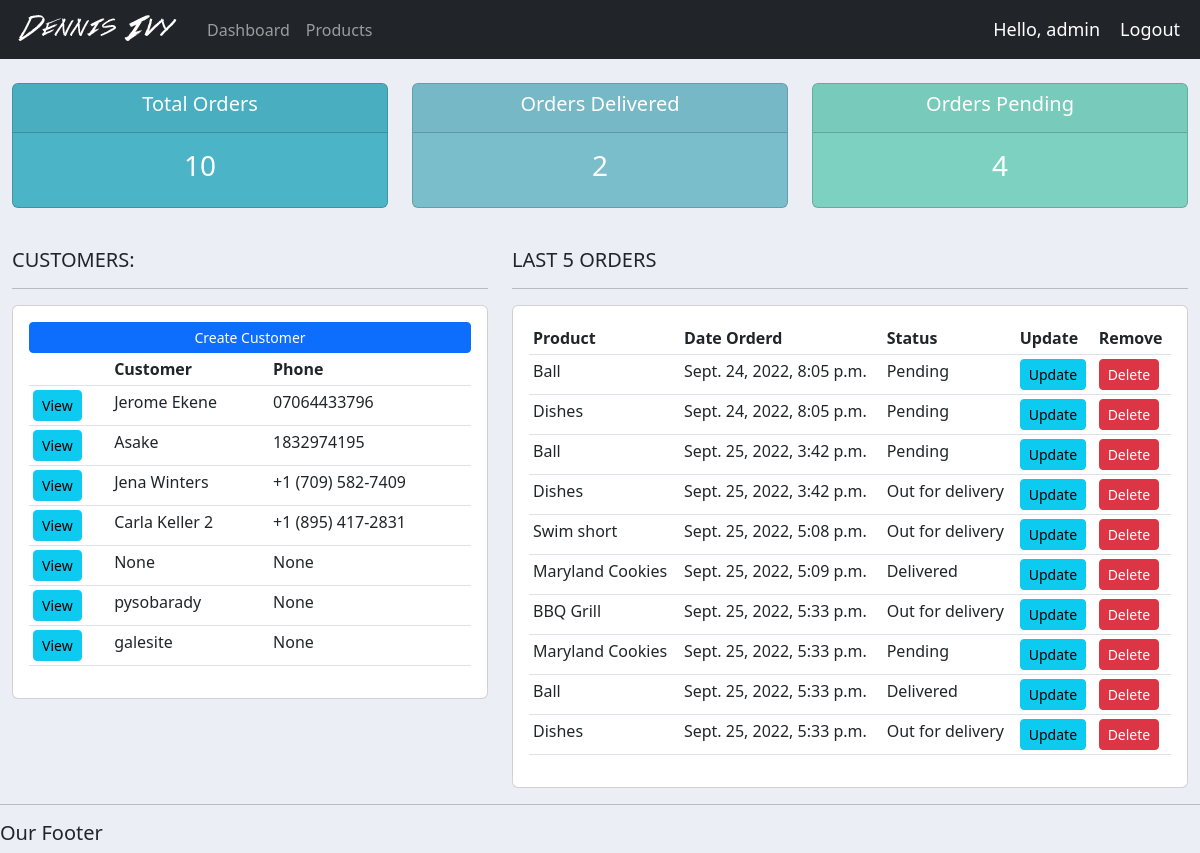
The app's page / (signed in) with its own data.
### accounts/models.py (models this page shows, shortened)
class Customer(models.Model):
  user = models.OneToOneField(User, null=True, blank=True, on_delete=models.CASCADE)
  name = models.CharField(max_length=200, null=True)
  phone = models.CharField(max_length=200, null=True)
  email = models.CharField(max_length=200, unique=True, null=True)
  profile_pic = models.ImageField(default="user.png", null=True, blank=True)
  date_created = models.DateTimeField(auto_now_add=True, null=True)

class Order(models.Model):
  STATUS = (
    ('Pending', 'Pending'),
    ('Out for delivery', 'Out for delivery'),
    ('Delivered', 'Delivered'),
  )
  customer = models.ForeignKey(Customer, null=True, on_delete=models.SET_NULL)
  product = models.ForeignKey(Product, null=True, on_delete=models.SET_NULL)
  status = models.CharField(max_length=200, null=True, choices=STATUS)
  date_created = models.DateTimeField(auto_now_add=True, null=True)
  note = models.CharField(max_length=255, null=True)

class Product(models.Model):
  CATEGORY = (
    ('Indoor', 'Indoor'),
    ('Out Door', 'Out Door'),
  )
  name = models.CharField(max_length=200, null=True)
  price = models.FloatField(null=True)
  category = models.CharField(max_length=200, null=True, choices=CATEGORY)
  description = models.CharField(max_length=200, null=True, blank=True)
  date_created = models.DateTimeField(auto_now_add=True, null=True)
  tags = models.ManyToManyField(Tag)
  def __str__(self):
    return self.name

### accounts/decorators.py (the view)
  def wrapper_function(request, *args, **kwargs):
    group = None
    if request.user.groups.exists():
      group = request.user.groups.all()[0].name
    if group == 'Customer':
      return redirect('user-page')
    if group == 'Admin' or 'admin':
      return view_func(request, *args, **kwargs)

### accounts/views.py (called while the page is built)
@login_required(login_url='login')
@admin_only
def home(request):
    orders = Order.objects.all()
    customers = Customer.objects.all()
    total_customers = customers.count()
    total_orders = orders.count()
    delivered = orders.filter(status="Delivered").count()
    pending = orders.filter(status="Pending").count()
    context = {
        'orders': orders,
        'customers': customers,
        'total_customers': total_customers,
        'total_orders': total_orders,
        'delivered': delivered,
        'pending': pending
    }
    return render(request, 'accounts/dashboard.html', context)

### accounts/templates/accounts/dashboard.html
{% extends 'accounts/main.html' %}
{% block content %}
{% include 'accounts/status.html'%}
<br>
<div class="row">
  <div class="col-md-5">
    <h5>CUSTOMERS:</h5>
    <hr>
    <div class="card card-body">
      <a class="btn btn-primary  btn-sm btn-block" href="">Create Customer</a>
      <table class="table table-sm">
        <tr>
          <th></th>
          <th>Customer</th>
          <th>Phone</th>
        </tr>
        {% for customer in customers %}
        <tr>
          <td><a class="btn btn-sm btn-info" href="{% url 'customer' customer.id%}">View</td>
          <td>{{customer.name}}</td>
          <td>{{customer.phone}}</td>
        </tr>
        {% endfor %}
      </table>
    </div>
  </div>
  <div class="col-md-7">
    <h5>LAST 5 ORDERS</h5>
    <hr>
    <div class="card card-body">
      <table class="table table-sm">
        <tr>
          <th>Product</th>
          <th>Date Orderd</th>
          <th>Status</th>
          <th>Update</th>
          <th>Remove</th>
        </tr>
        {% for order in orders %}
        <tr>
          <td>{{order.product}}</td>
          <td>{{order.date_created}}</td>
          <td>{{order.status}}</td>
          <td><a class="btn btn-sm btn-info" href="{% url 'updateOrder' order.id %}">Update</td>
          <td><a class="btn btn-sm btn-danger" href="{% url 'deleteOrder' order.id %}">Delete</td>
        </tr>
        {% endfor %}
      </table>
    </div>
  </div>
</div>
{% endblock %}

### accounts/templates/accounts/main.html (shortened to what this page needs)
{% load static %}
<!DOCTYPE html>
<html>
  <head>
    <link href="https://cdn.jsdelivr.net/npm/bootstrap@5.2.1/dist/css/bootstrap.min.css" rel="stylesheet">
    <link rel="stylesheet" type="text/css", href="{% static '/css/main.css' %}">
  </head>
  <body>
    {% include 'accounts/navbar.html'%}
    <div class="container-fluid">
    {% block content %}
    {% endblock %}
    </div>
    <hr>
    <h5>Our Footer</h5>
  </body>
</html>

### accounts/templates/accounts/navbar.html (shortened to what this page needs)
{% load static%}
<nav class="navbar navbar-expand-lg navbar-dark bg-dark">
  <img src="{% static 'images/logo.png'%}">
  <div class="collapse navbar-collapse" id="navbarNav">
    <ul class="navbar-nav">
      {% if request.user.is_staff %}
        <li class="nav-item active">
          <a class="nav-link" href="{% url 'home' %}">Dashboard</a>
        </li>
        <li class="nav-item">
          <a class="nav-link" href="{% url 'products' %}">Products</a>
        </li>
        {% else %}
          <li class="nav-item">
            <a class="nav-link" href="{% url 'account' %}">Settings</a>
          </li>
      {% endif %}
    </ul>
  </div>
  <span class="hello-msg">Hello, {{request.user}} </span>
  <span><a class="hello-msg" href="{% url 'logout' %}" style="text-decoration:none">Logout</a></span>
</nav>

### accounts/templates/accounts/status.html
<br>
<div class="row">
	<div class="col">
		<div class="col-md">
			<div class="card text-center text-white  mb-3" id="total-orders">
			  	<div class="card-header">
			  		<h5 class="card-title">Total Orders</h5>
			  	</div>
			  	<div class="card-body">
			    	<h3 class="card-title">{{total_orders}}</h3>
			  	</div>
			</div>
		</div>
	</div>
	<div class="col">
		<div class="col-md">
			<div class="card text-center text-white  mb-3" id="orders-delivered">
			  	<div class="card-header">
			  		<h5 class="card-title">Orders Delivered</h5>
			  	</div>
			  	<div class="card-body">
			    	<h3 class="card-title">{{delivered}}</h3>
			  	</div>
			</div>
		</div>
	</div>
	<div class="col">
		<div class="col-md">
			<div class="card text-center text-white  mb-3" id="orders-pending">
			  	<div class="card-header">
			  		<h5 class="card-title">Orders Pending</h5>
			  	</div>
			  	<div class="card-body">
			    	<h3 class="card-title">{{pending}}</h3>
			  	</div>
			</div>
		</div>
	</div>
</div>

### static/css/main.css (style rules this page uses)
body { background-color: #ebeff5; }
#total-orders { background-color: #4cb4c7; }
#orders-delivered { background-color: #7abecc; }
#orders-pending { background-color: #7CD1C0; }

### accounts/templates/accounts/navbar.html (style rules this page uses)
.hello-msg { font-size: 18px; color: #fff; margin-right: 20px; }

### records on screen
Customer: name "Jerome Ekene", phone "07064433796"
Customer: name "Asake", phone "1832974195"
Customer: name "Jena Winters", phone "+1 (709) 582-7409"
Customer: name "Carla Keller 2", phone "+1 (895) 417-2831"
Customer: name "None", phone "None"
Customer: name "pysobarady", phone "None"
Customer: name "galesite", phone "None"
Order: product "Ball", date_created "Sept. 24, 2022, 8:05 p.m.", status "Pending"
Order: product "Dishes", date_created "Sept. 24, 2022, 8:05 p.m.", status "Pending"
Order: product "Ball", date_created "Sept. 25, 2022, 3:42 p.m.", status "Pending"
Order: product "Dishes", date_created "Sept. 25, 2022, 3:42 p.m.", status "Out for delivery"
Order: product "Swim short", date_created "Sept. 25, 2022, 5:08 p.m.", status "Out for delivery"
Order: product "Maryland Cookies", date_created "Sept. 25, 2022, 5:09 p.m.", status "Delivered"
Order: product "BBQ Grill", date_created "Sept. 25, 2022, 5:33 p.m.", status "Out for delivery"
Order: product "Maryland Cookies", date_created "Sept. 25, 2022, 5:33 p.m.", status "Pending"
Order: product "Ball", date_created "Sept. 25, 2022, 5:33 p.m.", status "Delivered"
Order: product "Dishes", date_created "Sept. 25, 2022, 5:33 p.m.", status "Out for delivery"

### other values on screen
{{ request.user }} "admin"
{{ total_orders }} "10"
{{ delivered }} "2"
{{ pending }} "4"
